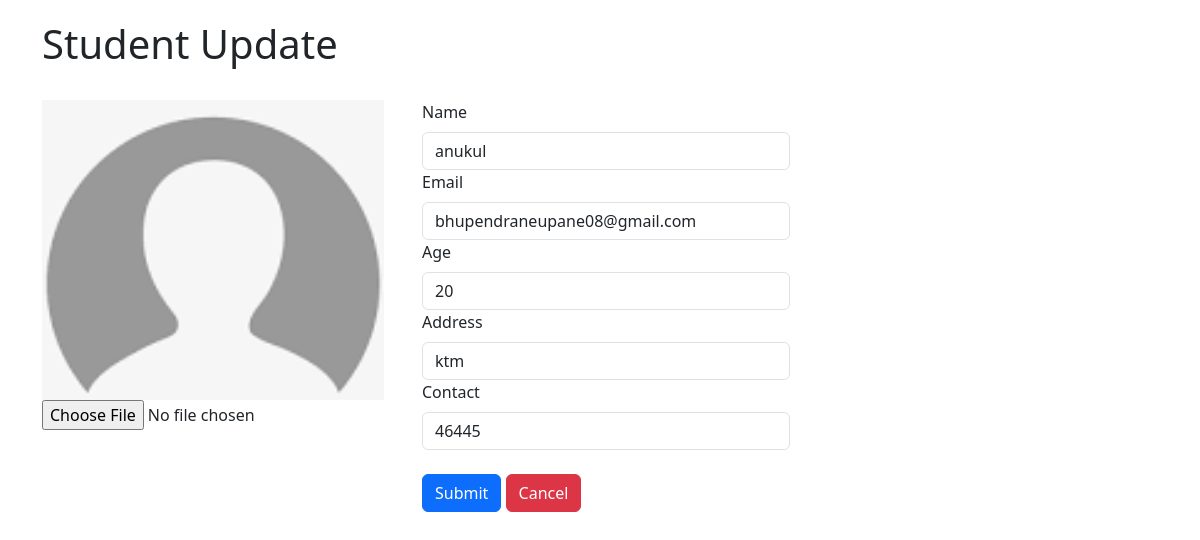
/student/update/3, run on the app's committed database.
### crud/models.py (models this page shows, shortened)
class Student(models.Model):
    name = models.CharField(max_length=20)
    email = models.EmailField()
    age = models.IntegerField()
    classroom = models.ForeignKey(ClassRoom, on_delete=models.CASCADE, related_name="classroom_students", null=True, blank=True)

class StudentProfile(models.Model):
    student = models.OneToOneField(Student, on_delete=models.CASCADE)
    profile_picture = models.FileField(null=True, blank=True, upload_to="profile_pictures")
    address = models.CharField(max_length=20, null=True, blank=True)
    contact = models.CharField(max_length=14, null=True, blank=True)

### crud/views.py (the view, shortened to what this page needs)
# urls.py: path("student/update/<int:id>", student_update,name="student_update"),
def student_update(request, id):
    std = Student.objects.get(id=id)
    return render(request, template_name="crud/student_update.html", context={"title": "Student Update", "student": std})

### crud/templates/crud/student_update.html (shortened to what this page needs)
{% extends 'crud/base.html' %}
{% load static %}
{% block content %}
    <h1>{{ title }}</h1><br>
    <form method="post" action="{% url 'student_update' student.id %}" enctype="multipart/form-data">
        <div class="row">
            <div class="col-md-4">
                {% if student.studentprofile.profile_picture %}
                    <img src="{{ student.studentprofile.profile_picture.url }}" style="height: 300px">
                {% else %}
                    <img src="{% static 'crud/images.png' %}" style="height: 300px">
                {% endif %}<br>
                <input type="file" name="pp">
            </div>
            <div class="col-md-8">
                <div class="col-md-6">
                    <label for="inputEmail4" class="form-label">Name</label>
                    <input type="text" class="form-control" id="inputEmail4" name="name" value="{{ student.name }}">
                </div>
                <div class="col-md-6">
                    <label for="inputPassword4" class="form-label">Email</label>
                    <input type="email" class="form-control" name="email" value="{{ student.email }}">
                </div>
                <div class="col-6">
                    <label for="inputAddress" class="form-label">Age</label>
                    <input type="number" class="form-control" id="inputAddress" name="age" value="{{ student.age }}">
                </div>
                <div class="col-6">
                    <label for="inputAddress2" class="form-label">Address</label>
                    <input type="text" class="form-control" id="inputAddress2" name="address"
                           value="{{ student.studentprofile.address }}">
                </div>
                <div class="col-md-6">
                    <label for="inputCity" class="form-label">Contact</label>
                    <input type="text" class="form-control" id="inputCity" name="contact" value="{{ student.studentprofile.contact }}">
                </div><br>
                <button type="submit" class="btn btn-primary">Submit</button>
                <a href="{% url 'student_detail' student.id %}" class="btn btn-danger">Cancel</a>
            </div>
        </div>
    </form>
{% endblock %}

### data on the page
Student: name "anukul", email "bhupendraneupane08@gmail.com", age "20", address "ktm", contact "46445"

### other printed values
{{ title }} "Student Update"
